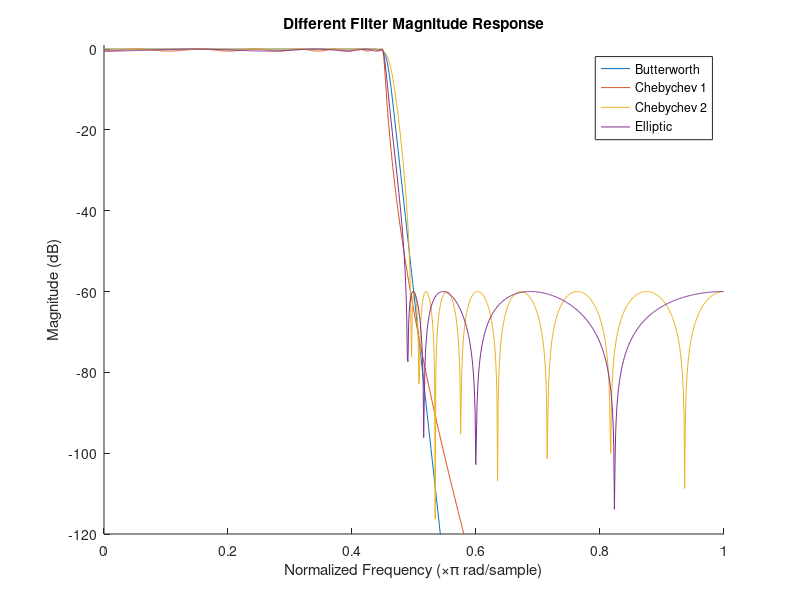
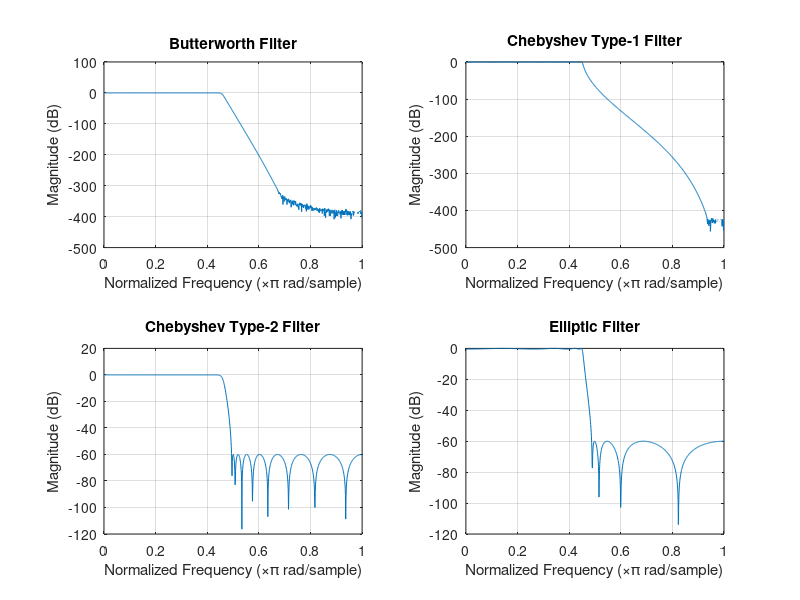
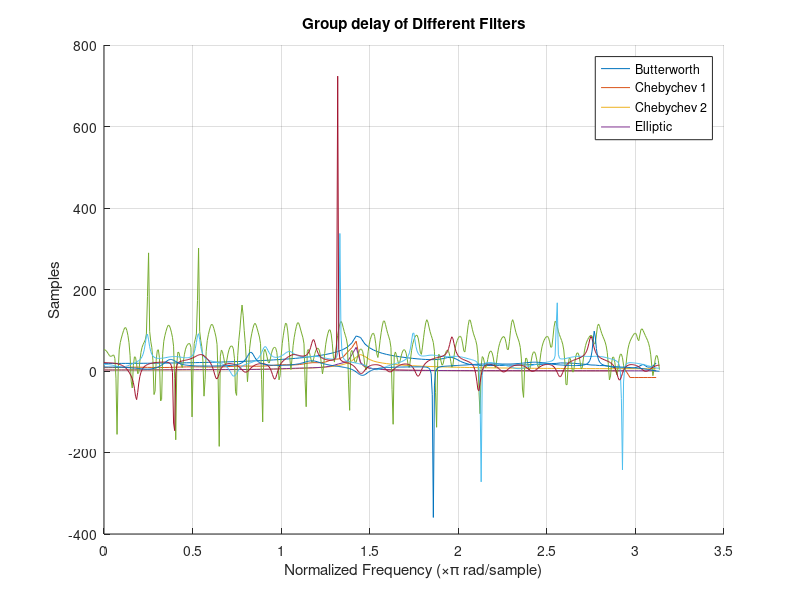

These figures' MATLAB source, in order:
clear
clc

% Specifications
wp = 0.45 * pi;                % Passband edge (rad/sample)
ws = 0.5 * pi;                 % Stopband edge (rad/sample)
rp = 0.5;                      % Passband ripple (dB)
rs = 60;                       % Stopband attenuation (dB)

% Convert to normalized frequency (digital)
wp_norm = wp / pi;             % Normalized passband edge
ws_norm = ws / pi;             % Normalized stopband edge

% Butterworth Filter
[n_b, wn_b] = buttord(wp_norm, ws_norm, rp, rs);
[b_b, a_b] = butter(n_b, wn_b);
[h_b, w_b] = freqz(b_b, a_b, 1024);
stopband_att_b = -20*log10(abs(h_b(w_b > ws_norm)));

% Chebyshev Type-1 Filter
[n_c1, wn_c1] = cheb1ord(wp_norm, ws_norm, rp, rs);
[b_c1, a_c1] = cheby1(n_c1, rp, wn_c1);
[h_c1, w_c1] = freqz(b_c1, a_c1, 1024);
stopband_att_c1 = -20*log10(abs(h_c1(w_c1 > ws_norm)));

% Chebyshev Type-2 Filter
[n_c2, wn_c2] = cheb2ord(wp_norm, ws_norm, rp, rs);
[b_c2, a_c2] = cheby2(n_c2, rs, wn_c2);
[h_c2, w_c2] = freqz(b_c2, a_c2, 1024);
stopband_att_c2 = -20*log10(abs(h_c2(w_c2 > ws_norm)));

% Elliptic Filter
[n_e, wn_e] = ellipord(wp_norm, ws_norm, rp, rs);
[b_e, a_e] = ellip(n_e, rp, rs, wn_e);
[h_e, w_e] = freqz(b_e, a_e, 1024);
stopband_att_e = -20*log10(abs(h_e(w_e > ws_norm)));
%%
figure(1);
hold on
plot(w_b/pi, 20*log10(abs(h_b)));
plot(w_c1/pi, 20*log10(abs(h_c1)));
plot(w_c2/pi, 20*log10(abs(h_c2)));
plot(w_e/pi, 20*log10(abs(h_e)));
title('Different Filter Magnitude Response');
legend('Butterworth', 'Chebychev 1', 'Chebychev 2', 'Elliptic');
xlabel('Normalized Frequency (\times\pi rad/sample)');
ylabel('Magnitude (dB)');
ylim([-120 1]);
hold off
%%
% Plot Frequency Responses
figure(2);
subplot(2, 2, 1);
plot(w_b/pi, 20*log10(abs(h_b)));
title('Butterworth Filter');
xlabel('Normalized Frequency (\times\pi rad/sample)');
ylabel('Magnitude (dB)');
grid on;

subplot(2, 2, 2);
plot(w_c1/pi, 20*log10(abs(h_c1)));
title('Chebyshev Type-1 Filter');
xlabel('Normalized Frequency (\times\pi rad/sample)');
ylabel('Magnitude (dB)');
grid on;

subplot(2, 2, 3);
plot(w_c2/pi, 20*log10(abs(h_c2)));
title('Chebyshev Type-2 Filter');
xlabel('Normalized Frequency (\times\pi rad/sample)');
ylabel('Magnitude (dB)');
grid on;

subplot(2, 2, 4);
plot(w_e/pi, 20*log10(abs(h_e)));
title('Elliptic Filter');
xlabel('Normalized Frequency (\times\pi rad/sample)');
ylabel('Magnitude (dB)');
grid on;

% Group Delay
figure(3);
hold on
grpdelay(b_b, a_b,128);
grpdelay(b_c1, a_c1,128);
grpdelay(b_c2, a_c2,128);
grpdelay(b_e, a_e,128);
legend('Butterworth', 'Chebychev 1', 'Chebychev 2', 'Elliptic');
xlabel('Normalized Frequency (\times\pi rad/sample)');
ylabel('Delay');
hold off

min_stop_att_b = max(stopband_att_b(~isinf(stopband_att_b)));
min_stop_att_c1 = max(stopband_att_c1(~isinf(stopband_att_c1)));
min_stop_att_c2 = max(stopband_att_c2);
min_stop_att_e = max(stopband_att_e);

%% Group delay
[zb, pb, kb] = butter(n_b, wn_b);
[zc1, pc1, kc1] = cheby1(n_c1, rp, wn_c1);
[zc2, pc2, kc2] = cheby2(n_c2, rs, wn_c2);
[ze, pe, ke] = ellip(n_e, rp, rs, wn_e);
sos_b = zp2sos(zb, pb, kb);
sos_c1 = zp2sos(zc1, pc1, kc1);
sos_c2 = zp2sos(zc2, pc2, kc2);
sos_e = zp2sos(ze, pe, ke);
[gd_b, wgd_b] = grpdelay(sos_b,1024);
[gd_c1, wgd_c1] = grpdelay(sos_c1,1024);
[gd_c2, wgd_c2] = grpdelay(sos_c2,1024);
[gd_e, wgd_e] = grpdelay(sos_e,1024);
max_gd_b = max(gd_b);
max_gd_c1 = max(gd_c1);
max_gd_c2 = max(gd_c2);
max_gd_e = max(gd_e);
figure(3);
hold on
grid on

grpdelay(sos_b,1024);
grpdelay(sos_c1,1024);
grpdelay(sos_c2,1024);
grpdelay(sos_e,1024);
title('Group delay of Different Filters');
legend('Butterworth', 'Chebychev 1', 'Chebychev 2', 'Elliptic');
xlabel('Normalized Frequency (\times\pi rad/sample)');
ylabel('Samples');
hold off